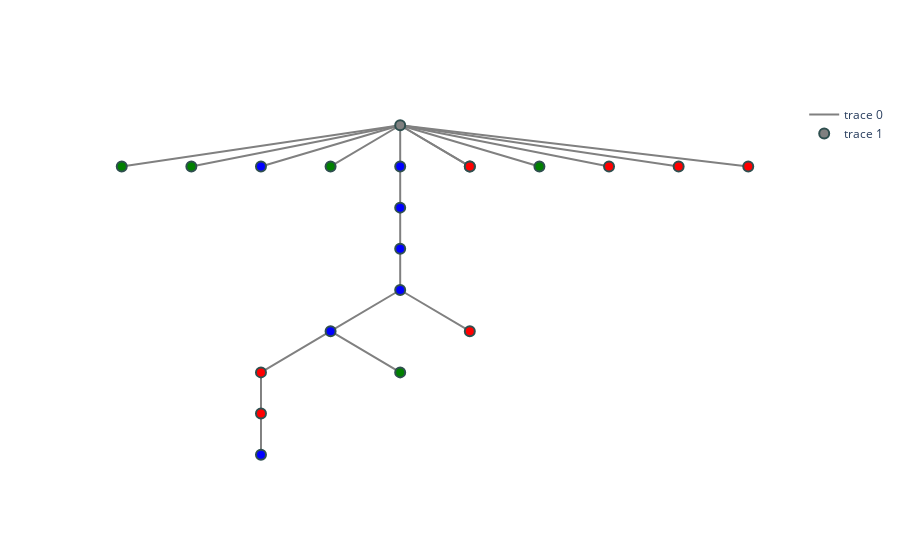

The code cell stored with this chart in its notebook:
### Code cell
import plotly.graph_objects as go

# Example node pairs
node_pairs = node_pairs

# Function to calculate positions - this will vary greatly depending on your tree structure
positions = {0: (0, 0), 1: (0, -1), 2: (0, -2), 3: (0, -3), 4: (0, -4), 5: (-0.5, -5), 
             6: (0.5, -1), 7: (-1, -6), 8: (-1, -7), 9: (0, -6), 10: (-1, -8), 
             11: (-2, -1), 12: (-1.5, -1), 13: (-1, -1), 14: (-0.5, -1), 15: (0.5, -1), 
             16: (1, -1), 17: (1.5, -1), 18: (0.5, -5), 19: (2, -1), 20: (2.5, -1)}


# Create edges
edge_x = []
edge_y = []
for pair in node_pairs:
    x0, y0 = positions[pair[0]]
    x1, y1 = positions[pair[1]]
    edge_x.extend([x0, x1, None])
    edge_y.extend([y0, y1, None])

# Create nodes
node_x = [pos[0] for pos in positions.values()]
node_y = [pos[1] for pos in positions.values()]

# Create figure
fig = go.Figure()

# Add edges as lines
fig.add_trace(go.Scatter(x=edge_x, y=edge_y, mode='lines', line=dict(width=2, color='grey')))

# Add nodes as markers
# mode='markers+text'
fig.add_trace(go.Scatter(x=node_x, y=node_y, mode='markers', text=list(positions.keys()), textposition="bottom center",
                         marker=dict(size=10, color=mapped_color, line=dict(width=2, color='DarkSlateGrey'))))

# Update layout
fig.update_layout(template="plotly_white", xaxis=dict(showgrid=False, zeroline=False, showticklabels=False),
                  yaxis=dict(showgrid=False, zeroline=False, showticklabels=False))
fig.show()

### Figure 1 — Plotly figure (JSON) as saved in the notebook; plotly's stock layout.template omitted (floating-point values rounded to 4 significant figures)
{"data": [{"line": {"color": "grey", "width": 2}, "mode": "lines", "type": "scatter", "x": [0, 0, null, 0, 0, null, 0, 0, null, 0, 0, null, 0, -0.5, null, 0, 0.5, null, -0.5, -1, null, -1, -1, null, -0.5, 0, null, -1, -1, null, 0, -2, null, 0, -1.5, null, 0, -1, null, 0, -0.5, null, 0, 0.5, null, 0, 1, null, 0, 1.5, null, 0, 0.5, null, 0, 2, null, 0, 2.5, null], "y": [0, -1, null, -1, -2, null, -2, -3, null, -3, -4, null, -4, -5, null, 0, -1, null, -5, -6, null, -6, -7, null, -5, -6, null, -7, -8, null, 0, -1, null, 0, -1, null, 0, -1, null, 0, -1, null, 0, -1, null, 0, -1, null, 0, -1, null, -4, -5, null, 0, -1, null, 0, -1, null]}, {"marker": {"color": ["grey", "blue", "blue", "blue", "blue", "blue", "green", "red", "red", "green", "blue", "green", "green", "blue", "green", "red", "green", "red", "red", "red", "red"], "line": {"color": "DarkSlateGrey", "width": 2}, "size": 10}, "mode": "markers", "text": ["0", "1", "2", "3", "4", "5", "6", "7", "8", "9", "10", "11", "12", "13", "14", "15", "16", "17", "18", "19", "20"], "textposition": "bottom center", "type": "scatter", "x": [0, 0, 0, 0, 0, -0.5, 0.5, -1, -1, 0, -1, -2, -1.5, -1, -0.5, 0.5, 1, 1.5, 0.5, 2, 2.5], "y": [0, -1, -2, -3, -4, -5, -1, -6, -7, -6, -8, -1, -1, -1, -1, -1, -1, -1, -5, -1, -1]}], "layout": {"xaxis": {"showgrid": false, "showticklabels": false, "zeroline": false}, "yaxis": {"showgrid": false, "showticklabels": false, "zeroline": false}}}
